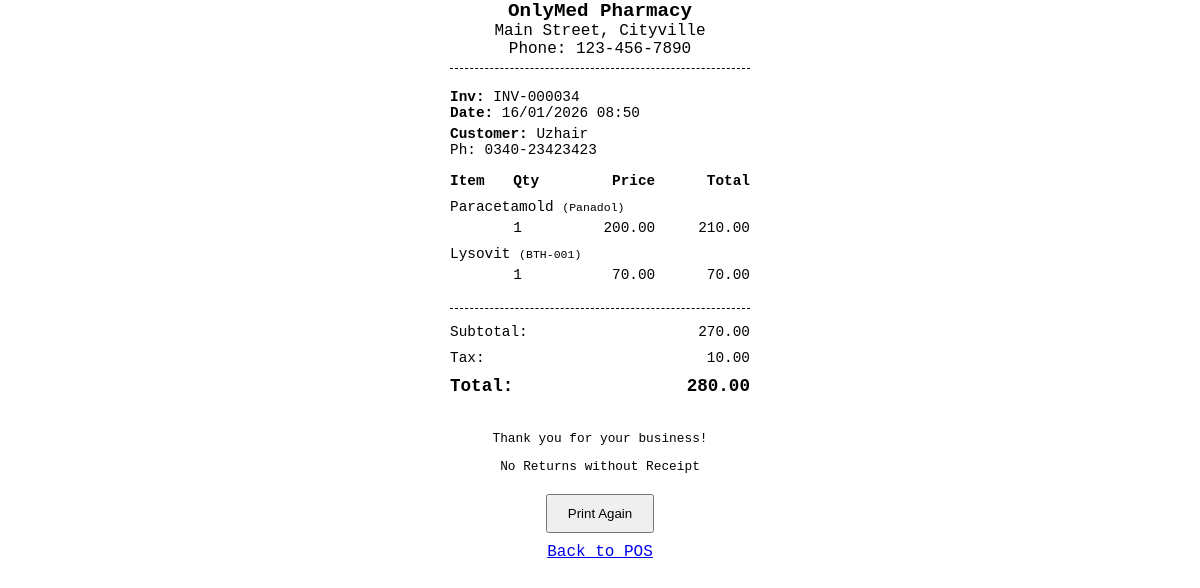
/sales/invoice/34/print/, run on the app's committed database.
### sales/models.py (models this page shows, shortened)
class SalesInvoice(models.Model):
    customer = models.ForeignKey(Customer, on_delete=models.SET_NULL, null=True, blank=True)
    date = models.DateTimeField(default=timezone.now)
    invoice_number = models.CharField(max_length=50, unique=True, editable=False)
    sub_total = models.DecimalField(max_digits=12, decimal_places=2, default=0.00)
    discount_percentage = models.DecimalField(max_digits=5, decimal_places=2, default=0.00)
    discount_amount = models.DecimalField(max_digits=12, decimal_places=2, default=0.00)
    tax_amount = models.DecimalField(max_digits=12, decimal_places=2, default=0.00)
    grand_total = models.DecimalField(max_digits=12, decimal_places=2, default=0.00)
    amount_paid = models.DecimalField(max_digits=12, decimal_places=2, default=0.00)
    change_amount = models.DecimalField(max_digits=12, decimal_places=2, default=0.00)
    PAYMENT_MODES = (
        ('CASH', 'Cash'),
        ('CARD', 'Card'),
        ('ONLINE', 'Online'),
    )
    payment_mode = models.CharField(max_length=10, choices=PAYMENT_MODES, default='CASH')
    created_at = models.DateTimeField(auto_now_add=True)
    updated_at = models.DateTimeField(auto_now=True)

class Customer(models.Model):
    name = models.CharField(max_length=100)
    phone = models.CharField(max_length=20, blank=True, null=True)
    address = models.TextField(blank=True)
    created_at = models.DateTimeField(auto_now_add=True)

class SaleItem(models.Model):
    invoice = models.ForeignKey(SalesInvoice, on_delete=models.CASCADE, related_name='items')
    product = models.ForeignKey(Product, on_delete=models.PROTECT, null=True, blank=True)
    batch = models.ForeignKey(Batch, on_delete=models.PROTECT, null=True, blank=True)
    item_name = models.CharField(max_length=200, blank=True, help_text="Product Name or Manual Item Name")
    quantity = models.PositiveIntegerField()
    unit_price = models.DecimalField(max_digits=10, decimal_places=2, help_text="Selling Price at time of sale")
    discount_percentage = models.DecimalField(max_digits=5, decimal_places=2, default=0.00)
    discount_amount = models.DecimalField(max_digits=10, decimal_places=2, default=0.00)
    tax_amount = models.DecimalField(max_digits=10, decimal_places=2, default=0.00)
    total_amount = models.DecimalField(max_digits=12, decimal_places=2, default=0.00)

### inventory/models.py (models this page shows, shortened)
class Product(models.Model):
    brand = models.ForeignKey(Brand, on_delete=models.CASCADE, related_name='products')
    name = models.CharField(max_length=200, help_text="Generic Name")
    category = models.ForeignKey(Category, on_delete=models.CASCADE, related_name='products')
    company = models.CharField(max_length=100, blank=True, help_text="Company Name")
    description = models.TextField(blank=True)
    tax_percentage = models.DecimalField(max_digits=5, decimal_places=2, default=0.0, help_text="Tax percentage (0 to 100)")
    created_at = models.DateTimeField(auto_now_add=True)
    updated_at = models.DateTimeField(auto_now=True)

class Brand(models.Model):
    name = models.CharField(max_length=100)

### sales/views.py (the view)
# urls.py: path('invoice/<int:invoice_id>/print/', views.invoice_print, name='invoice_print'),
def invoice_print(request, invoice_id):
    invoice = get_object_or_404(SalesInvoice.objects.prefetch_related('items'), id=invoice_id)
    return render(request, 'sales/invoice_print.html', {'invoice': invoice})

### templates/sales/invoice_print.html (shortened to what this page needs)
<!DOCTYPE html>
<html lang="en">
<head>
</head>
<body onload="window.print()">
    <div class="header">
        <div class="store-name">OnlyMed Pharmacy</div>
        <div>Main Street, Cityville</div>
        <div>Phone: 123-456-7890</div>
    </div>
    <div class="details">
        <div><strong>Inv:</strong> {{ invoice.invoice_number }}</div>
        <div><strong>Date:</strong> {{ invoice.date|date:"d/m/Y H:i" }}</div>
        {% if invoice.customer %}
        <div style="margin-top: 5px;">
            <strong>Customer:</strong> {{ invoice.customer.name }}<br>
            {% if invoice.customer.phone %}Ph: {{ invoice.customer.phone }}{% endif %}
        </div>
        {% endif %}
    </div>
    <table>
        <thead>
            <tr>
                <th>Item</th>
                <th>Qty</th>
                <th class="right">Price</th>
                <th class="right">Total</th>
            </tr>
        </thead>
        <tbody>
            {% for item in invoice.items.all %}
            <tr>
                <td colspan="4" style="padding-bottom: 0;">
                    {{ item.item_name }}
                    {% if item.product and item.product.brand %}
                    <span style="font-size: 0.8em;">({{ item.product.brand.name }})</span>
                    {% endif %}
                </td>
            </tr>
            <tr>
                <td></td>
                <td>{{ item.quantity }}</td>
                <td class="right">{{ item.unit_price }}</td>
                <td class="right">{{ item.total_amount }}</td>
            </tr>
            {% endfor %}
        </tbody>
    </table>
    <div class="totals">
        <table>
            <tr>
                <td>Subtotal:</td>
                <td class="right">{{ invoice.sub_total }}</td>
            </tr>
            {% if invoice.tax_amount > 0 %}
            <tr>
                <td>Tax:</td>
                <td class="right">{{ invoice.tax_amount }}</td>
            </tr>
            {% endif %}
            <tr style="font-weight: bold; font-size: 1.1rem;">
                <td>Total:</td>
                <td class="right">{{ invoice.grand_total }}</td>
            </tr>
        </table>
    </div>
    <div class="footer">
        <p>Thank you for your business!</p>
        <p>No Returns without Receipt</p>
    </div>
    <div class="no-print" style="text-align: center; margin-top: 20px;">
        <button onclick="window.print()" style="padding: 10px 20px;">Print Again</button>
        <a href="/sales/pos/" style="display: block; margin-top: 10px;">Back to POS</a>
    </div>
</body>
</html>

### templates/sales/invoice_print.html (style rules this page uses)
body { font-family: 'Courier New', Courier, monospace; width: 300px; margin: 0 auto; color: #000; }
.header { text-align: center; margin-bottom: 20px; border-bottom: 1px dashed #000; padding-bottom: 10px; }
.store-name { font-weight: bold; font-size: 1.2rem; }
.details { margin-bottom: 10px; font-size: 0.9rem; }
table { width: 100%; border-collapse: collapse; font-size: 0.9rem; }
th, td { text-align: left; padding: 5px 0; }
.right { text-align: right; }
.totals { margin-top: 20px; border-top: 1px dashed #000; padding-top: 10px; }
.footer { text-align: center; margin-top: 30px; font-size: 0.8rem; }

### data on the page
SalesInvoice: invoice_number "INV-000034", date "16/01/2026 08:50", customer.name "Uzhair", customer.phone "0340-23423423", sub_total "270.00", tax_amount "10.00", grand_total "280.00"
SaleItem: item_name "Paracetamold", product.brand.name "Panadol", quantity "1", unit_price "200.00", total_amount "210.00"
SaleItem: item_name "Lysovit", product.brand.name "BTH-001", quantity "1", unit_price "70.00", total_amount "70.00"
